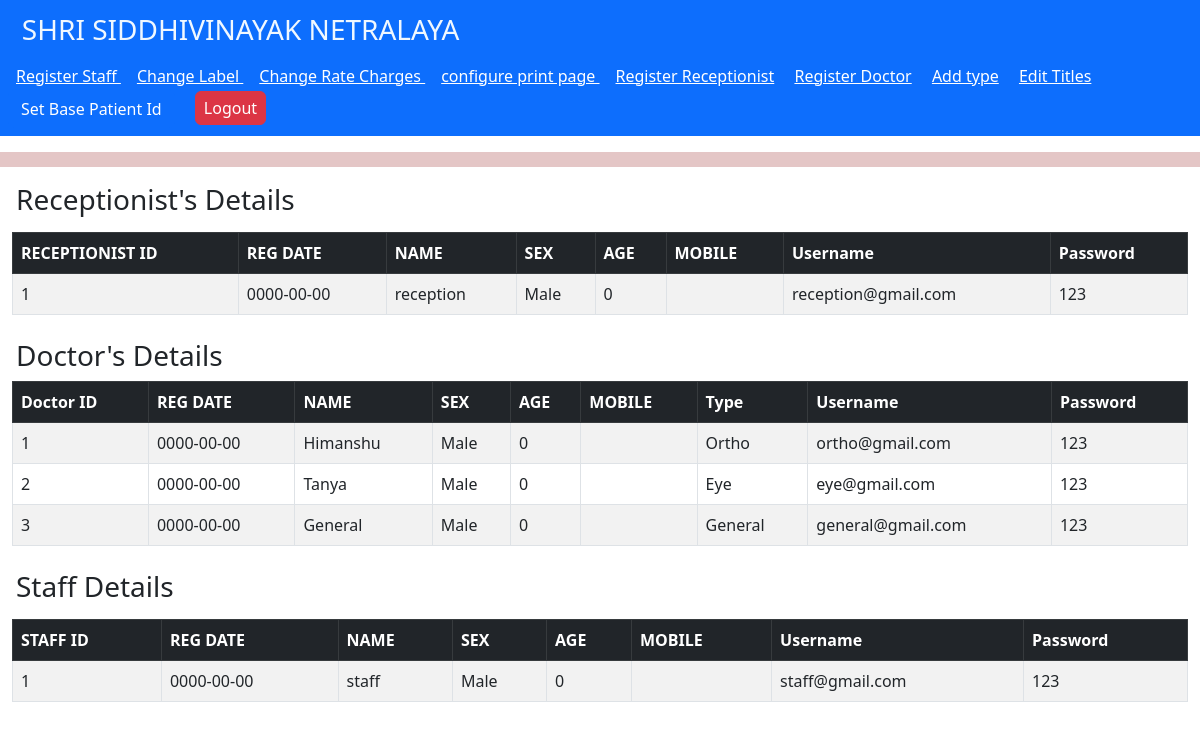
Page /admin/adminLogin.php (signed in) on the committed database.
### tables this page shows
CREATE TABLE `receptionists` (
  `id` int(11) NOT NULL,
  `name` varchar(200) NOT NULL,
  `address` varchar(250) NOT NULL,
  `taluka` varchar(250) NOT NULL,
  `district` varchar(50) NOT NULL,
  `age` int(11) NOT NULL,
  `sex` enum('Male','Female','Others') NOT NULL,
  `dob` date NOT NULL,
  `reg_date` date NOT NULL,
  `mobile` varchar(20) NOT NULL,
  `email` varchar(100) NOT NULL,
  `password` varchar(100) NOT NULL
);

CREATE TABLE `doctors` (
  `id` int(11) NOT NULL,
  `name` varchar(200) NOT NULL,
  `address` varchar(250) NOT NULL,
  `taluka` varchar(250) NOT NULL,
  `district` varchar(50) NOT NULL,
  `age` int(11) NOT NULL,
  `sex` enum('Male','Female','Others') NOT NULL,
  `dob` date NOT NULL,
  `reg_date` date NOT NULL,
  `mobile` varchar(20) NOT NULL,
  `email` varchar(100) NOT NULL,
  `password` varchar(100) NOT NULL,
  `type_of_visit` varchar(50) NOT NULL,
  `signature` varchar(255) NOT NULL
);

CREATE TABLE `staff` (
  `id` int(11) NOT NULL,
  `name` varchar(200) NOT NULL,
  `address` varchar(250) NOT NULL,
  `taluka` varchar(250) NOT NULL,
  `district` varchar(50) NOT NULL,
  `age` int(11) NOT NULL,
  `sex` enum('Male','Female','Others') NOT NULL,
  `dob` date NOT NULL,
  `reg_date` date NOT NULL,
  `mobile` varchar(20) NOT NULL,
  `email` varchar(100) NOT NULL,
  `password` varchar(100) NOT NULL
);

### admin/adminLogin.php (the view, shortened to what this page needs)
<!DOCTYPE html>
<html lang="en">
<head>
    <link href="https://cdn.jsdelivr.net/npm/bootstrap@5.3.0-alpha3/dist/css/bootstrap.min.css" rel="stylesheet"
 />
</head>
<body>
    <header>
        <nav class="navbar navbar-light bg-primary">
            <a class="navbar-brand" href="#">
                <h3 style="color: aliceblue; padding-left: 5%;">SHRI SIDDHIVINAYAK NETRALAYA</h3>
            </a>
            <form class="form-inline my-2 my-lg-0" action="" method="POST">
                 <a class="navbar-brand">
                    <a href="staffRegistrationForm.php" class="text-white mb-2">Register Staff
                    </a>
                </a>
                <a class="navbar-brand">
                    <a href="change_label.php" class="text-white mb-2">Change Label
                    </a>
                </a>
                <a class="navbar-brand">
                    <a href="change_rate.php" class="text-white mb-2">Change Rate Charges
                    </a>
                </a>
                <a class="navbar-brand">
                    <a href="configure_print.php" class="text-white mb-2">configure print page
                    </a>
                </a>
                <a class="navbar-brand">
                    <a href="receptionistRegistration.php" class="text-white mb-2">Register Receptionist</a>
                </a>
                <a class="navbar-brand">
                    <a href="doctorRegistrationForm.php" class="text-white mb-2">Register Doctor</a>
                </a>
                <a class="navbar-brand">
                    <a href="addType.php" class="text-white mb-2">Add type</a>
                </a>
                <a class="navbar-brand">
                    <a href="editTitle.php" class="text-white mb-2">Edit Titles</a>
                </a>
                <button type="button" class="btn btn-primary mx-2" data-toggle="modal" data-target="#myModal">
         Set Base Patient Id
    </button>
                <a class="navbar-brand">
                    <button type="submit" name="logout" class="btn btn-danger mx-2 px-2 py-1">
                        Logout
                    </button>
                </a>
            </form>
        </nav>
        <div>
            <hr style="height:15px;border-width:0;color:rgb(148, 28, 28);background-color:rgb(148, 30, 30)">
        </div>
    </header>
    <section>
        <h3 class=" mx-3 my-2">Receptionist's Details</h3>
        <div class="container-fluid">
            <div class="table-responsive">
                <table class="table table-bordered table-striped mt-2">
                    <thead class="table-dark">
                        <tr>
                            <th> RECEPTIONIST ID</th>
                            <th>REG DATE</th>
                            <th>NAME</th>
                            <th>SEX</th>
                            <th>AGE</th>
                            <th>MOBILE</th>
                            <th>Username</th>
                            <th>Password</th>
                        </tr>
                    </thead>
                    <tbody>
                        <?php
                        require("connect.php");
                        $sql = "SELECT * FROM receptionists ;";
                        $data = $conn->query($sql);
                        while ($res = $data->fetch_assoc()) {
                            echo '<tr>';
                            echo '<td>' . $res['id'] . '</td>';
                            echo '<td>' . $res['reg_date'] . '</td>';
                            echo '<td>' . $res['name'] . '</td>';
                            echo '<td>' . $res['sex'] . '</td>';
                            echo '<td>' . $res['age'] . '</td>';
                            echo '<td>' . $res['mobile'] . '</td>';
                            echo '<td>' . $res['email'] . '</td>';
                            echo '<td>' . $res['password'] . '</td>';
                            echo '</tr>';
                        }
                        ?>
                    </tbody>
                </table>
            </div>
        </div>
    </section>
    <section>
        <h3 class=" mx-3 my-2">Doctor's Details</h3>
        <div class="container-fluid">
            <div class="table-responsive">
                <table class="table table-bordered table-striped" id="table" mt-2>
                    <thead class="table-dark">
                        <tr>
                            <th>Doctor ID</th>
                            <th>REG DATE</th>
                            <th>NAME</th>
                            <th>SEX</th>
                            <th>AGE</th>
                            <th>MOBILE</th>
                            <th>Type</th>
                            <th>Username</th>
                            <th>Password</th>
                        </tr>
                    </thead>
                    <tbody>
                        <?php
                        $sql = "SELECT * FROM doctors ;";
                        $data = $conn->query($sql);
                        while ($res = $data->fetch_assoc()) {
                            echo '<tr>';
                            echo '<td>' . $res['id'] . '</td>';
                            echo '<td>' . $res['reg_date'] . '</td>';
                            echo '<td>' . $res['name'] . '</td>';
                            echo '<td>' . $res['sex'] . '</td>';
                            echo '<td>' . $res['age'] . '</td>';
                            echo '<td>' . $res['mobile'] . '</td>';
                            echo '<td>' . $res['type_of_visit'] . '</td>';
                            echo '<td>' . $res['email'] . '</td>';
                            echo '<td>' . $res['password'] . '</td>';
                            echo '</tr>';
                        }
                        ?>
                    </tbody>
                </table>
            </div>
        </div>
    </section>
    <section>
        <h3 class=" mx-3 my-2">Staff Details</h3>
        <div class="container-fluid">
            <div class="table-responsive">
                <table class="table table-bordered table-striped mt-2">
                    <thead class="table-dark">
                        <tr>
                            <th>STAFF ID</th>
                            <th>REG DATE</th>
                            <th>NAME</th>
                            <th>SEX</th>
                            <th>AGE</th>
                            <th>MOBILE</th>
                            <th>Username</th>
                            <th>Password</th>
                        </tr>
                    </thead>
                    <tbody>
                        <?php
                        require("connect.php");
                        $sql = "SELECT * FROM staff ;";
                        $data = $conn->query($sql);
                        while ($res = $data->fetch_assoc()) {
                            echo '<tr>';
                            echo '<td>' . $res['id'] . '</td>';
                            echo '<td>' . $res['reg_date'] . '</td>';
                            echo '<td>' . $res['name'] . '</td>';
                            echo '<td>' . $res['sex'] . '</td>';
                            echo '<td>' . $res['age'] . '</td>';
                            echo '<td>' . $res['mobile'] . '</td>';
                            echo '<td>' . $res['email'] . '</td>';
                            echo '<td>' . $res['password'] . '</td>';
                            echo '</tr>';
                        }
                        ?>
                    </tbody>
                </table>
            </div>
        </div>
    </section>
</body>
</html>

### rows in the picture
receptionists: id "1", reg_date "0000-00-00", name "reception", sex "Male", age "0", email "reception@gmail.com", password "123"
doctors: id "1", reg_date "0000-00-00", name "Himanshu", sex "Male", age "0", type_of_visit "Ortho", email "ortho@gmail.com", password "123"
doctors: id "2", reg_date "0000-00-00", name "Tanya", sex "Male", age "0", type_of_visit "Eye", email "eye@gmail.com", password "123"
doctors: id "3", reg_date "0000-00-00", name "General", sex "Male", age "0", type_of_visit "General", email "general@gmail.com", password "123"
staff: id "1", reg_date "0000-00-00", name "staff", sex "Male", age "0", email "staff@gmail.com", password "123"
